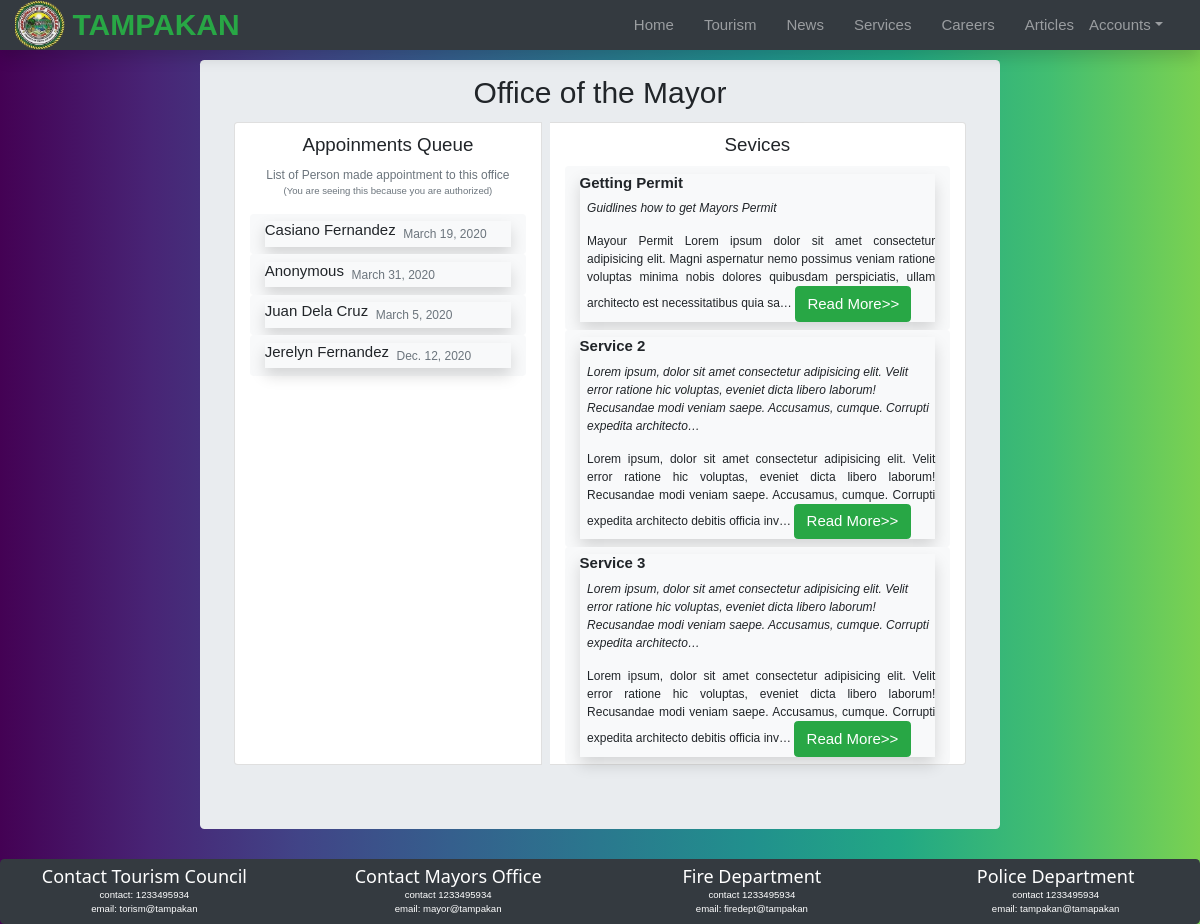
Page /office/1/ on the earlier database version.
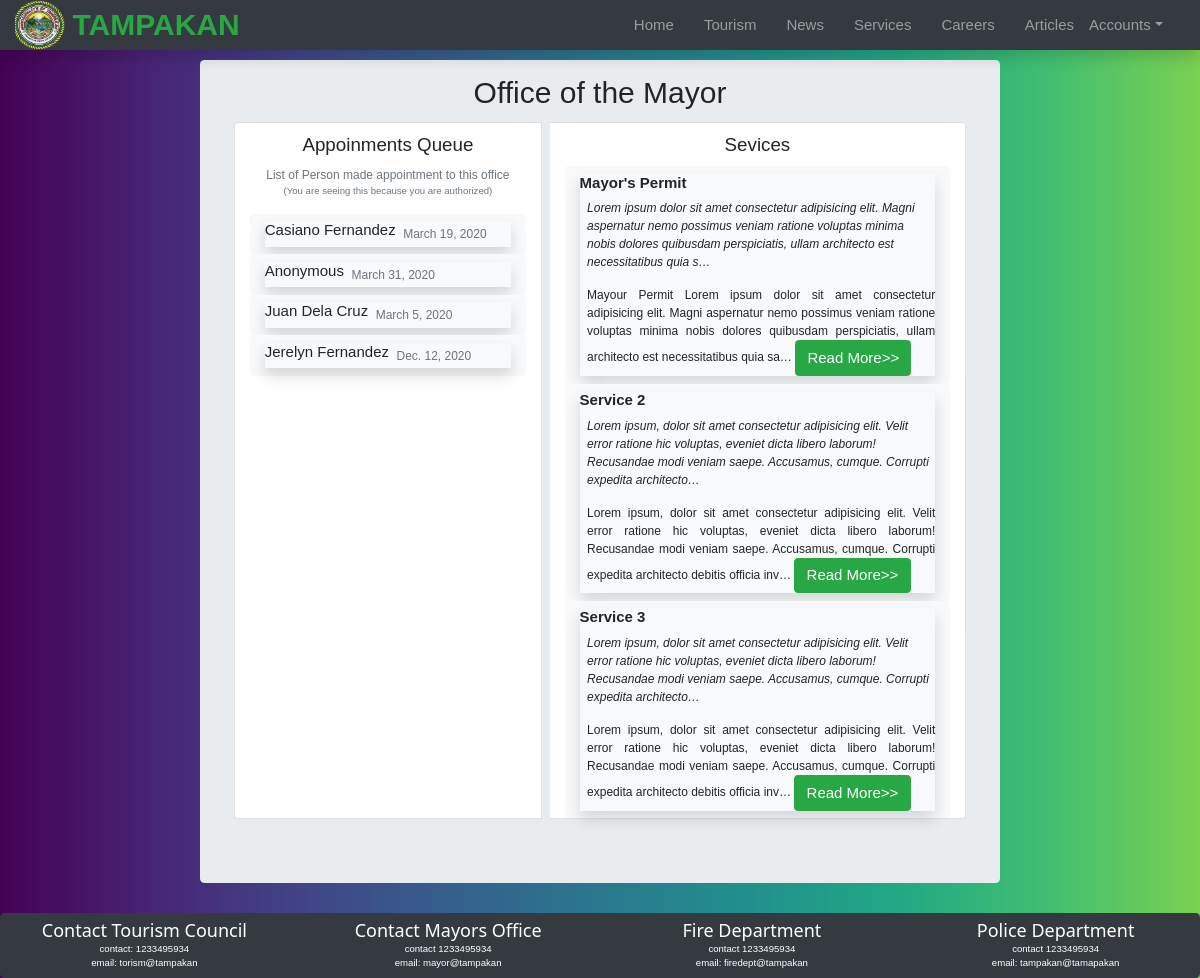
Same page on the later database version.
### office/models.py (models this page shows, shortened)
class Service(models.Model):
    office = models.ForeignKey(
        Office, related_name='related_service', on_delete=models.CASCADE)
    title = models.CharField(max_length=120)
    description = models.TextField()
    content = models.TextField()
    annotate = HTMLField('Content', blank=True)
    timestamp = models.DateTimeField(auto_now_add=True)
    def get_absolute_url(self):
        return reverse('service-detail', kwargs={'pk': self.pk})

### office/views.py (the view)
# urls.py: path('<pk>/', office_page, name='office-page'),
def office_page(request, pk):
    context = {'office': get_object_or_404(Office, pk=pk)}
    return render(request, 'office/office_page.html', context)

### office/models.py (called while the page is built)
    @property
    def get_appointments(self):
        return self.related_appoinment.all()

    @property
    def get_services(self):
        return self.related_service.all()

    def get_absolute_url(self):
        return reverse('appointment-detail', kwargs={'pk': self.pk})

### templates/office/office_page.html
{% extends 'base/base.html' %}
{% block content %}
    <div class="jumbotron col-lg-8 mx-auto pt-3">
        <div class="h2 text-center">{{ office.name }}</div>
        <div class="card-group">
            <div class="col-sm-5 card m-1">
                <div class="lead my-2 text-center">Appoinments Queue</div>
                <div class="mb-3 text-muted small text-center">List of Person made appointment to this office
                    <div class="small">(You are seeing this because you are authorized)</div>
                </div>
                {% for appointment in office.get_appointments %}
                    <a href="{{ appointment.get_absolute_url }}" class="bg-light rounded nav-link animated slideInUp">
                        <div class="d-flex shadow">
                            <div class="h6">{{ appointment.name }}</div>
                            <div class="text-muted small my-auto mx-2">{{ appointment.date }}</div>
                        </div>
                    </a>
                {% endfor %}
            </div>
            <div class="col-sm-7 card m-1">
                <div class="lead my-2 text-center">Sevices</div>
                {% for service in office.get_services %}
                    <a href="{{ service.get_absolute_url }}" class="bg-light rounded nav-link animated slideInUp">
                        <div class="shadow">
                            <div class="h6 font-weight-bold">{{ service.title }}</div>
                            <div class="ml-2 small font-italic">{{ service.description|truncatechars:200 }}</div>
                            <div class="ml-2 mt-3 small text-justify">{{ service.content|truncatechars:220 }}
                                <span class="btn btn-success">Read More>></span>
                            </div>
                        </div>
                    </a>
                {% endfor %}
            </div>
        </div>
    </div>
{% endblock content %}

Differences in the rows shown:
changed Service: title "Getting Permit" → "Mayor's Permit"; description "Guidlines how to get Mayors Permit" → "Lorem ipsum dolor sit amet consectetur adipisicing elit. Magni aspernatur nemo possimus veniam ratione voluptas minima nobis dolores quibusdam perspiciatis, ullam architecto est necessitatibus quia s…"
